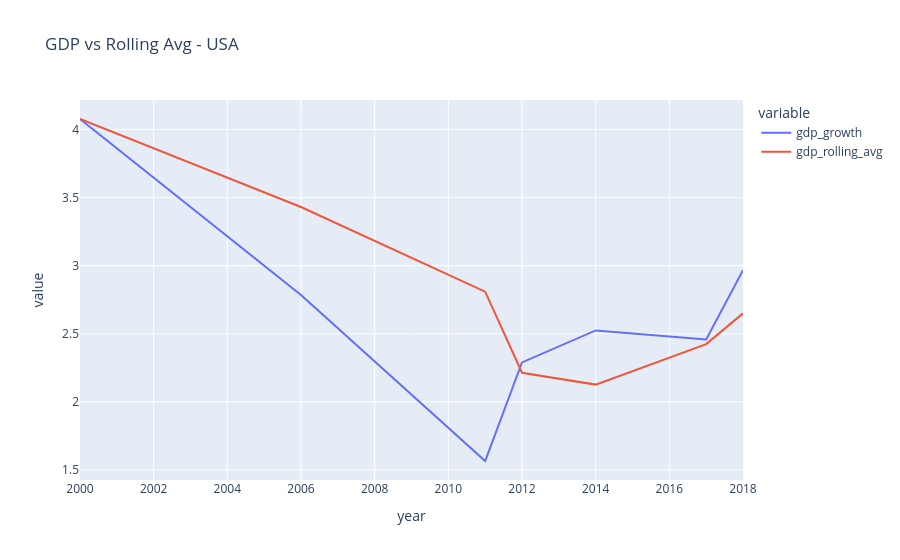

Write notebook code for a chart like this one.
### Markdown cell above
## 4. Rolling Average Trend (Smooth Curve)

### Code cell
px.line(country_df,x="year",y=["gdp_growth","gdp_rolling_avg"],title=f"GDP vs Rolling Avg - {country}").show()

### Figure 1 — Plotly figure (JSON) as saved in the notebook; plotly's stock layout.template omitted (floating-point values rounded to 4 significant figures)
{"data": [{"hovertemplate": "variable=gdp_growth<br>year=%{x}<br>value=%{y}<extra></extra>", "legendgroup": "gdp_growth", "line": {"color": "#636efa", "dash": "solid"}, "marker": {"symbol": "circle"}, "mode": "lines", "name": "gdp_growth", "orientation": "v", "showlegend": true, "type": "scatter", "x": [2000, 2006, 2011, 2012, 2014, 2017, 2018], "xaxis": "x", "y": [4.078, 2.785, 1.564, 2.289, 2.524, 2.458, 2.967], "yaxis": "y"}, {"hovertemplate": "variable=gdp_rolling_avg<br>year=%{x}<br>value=%{y}<extra></extra>", "legendgroup": "gdp_rolling_avg", "line": {"color": "#EF553B", "dash": "solid"}, "marker": {"symbol": "circle"}, "mode": "lines", "name": "gdp_rolling_avg", "orientation": "v", "showlegend": true, "type": "scatter", "x": [2000, 2006, 2011, 2012, 2014, 2017, 2018], "xaxis": "x", "y": [4.078, 3.431, 2.809, 2.213, 2.126, 2.424, 2.649], "yaxis": "y"}], "layout": {"autosize": true, "legend": {"title": {"text": "variable"}, "tracegroupgap": 0}, "title": {"text": "GDP vs Rolling Avg - USA"}, "xaxis": {"anchor": "y", "autorange": true, "domain": [0, 1], "range": [2000, 2018], "title": {"text": "year"}, "type": "linear"}, "yaxis": {"anchor": "x", "autorange": true, "domain": [0, 1], "range": [1.425, 4.217], "title": {"text": "value"}, "type": "linear"}}}
